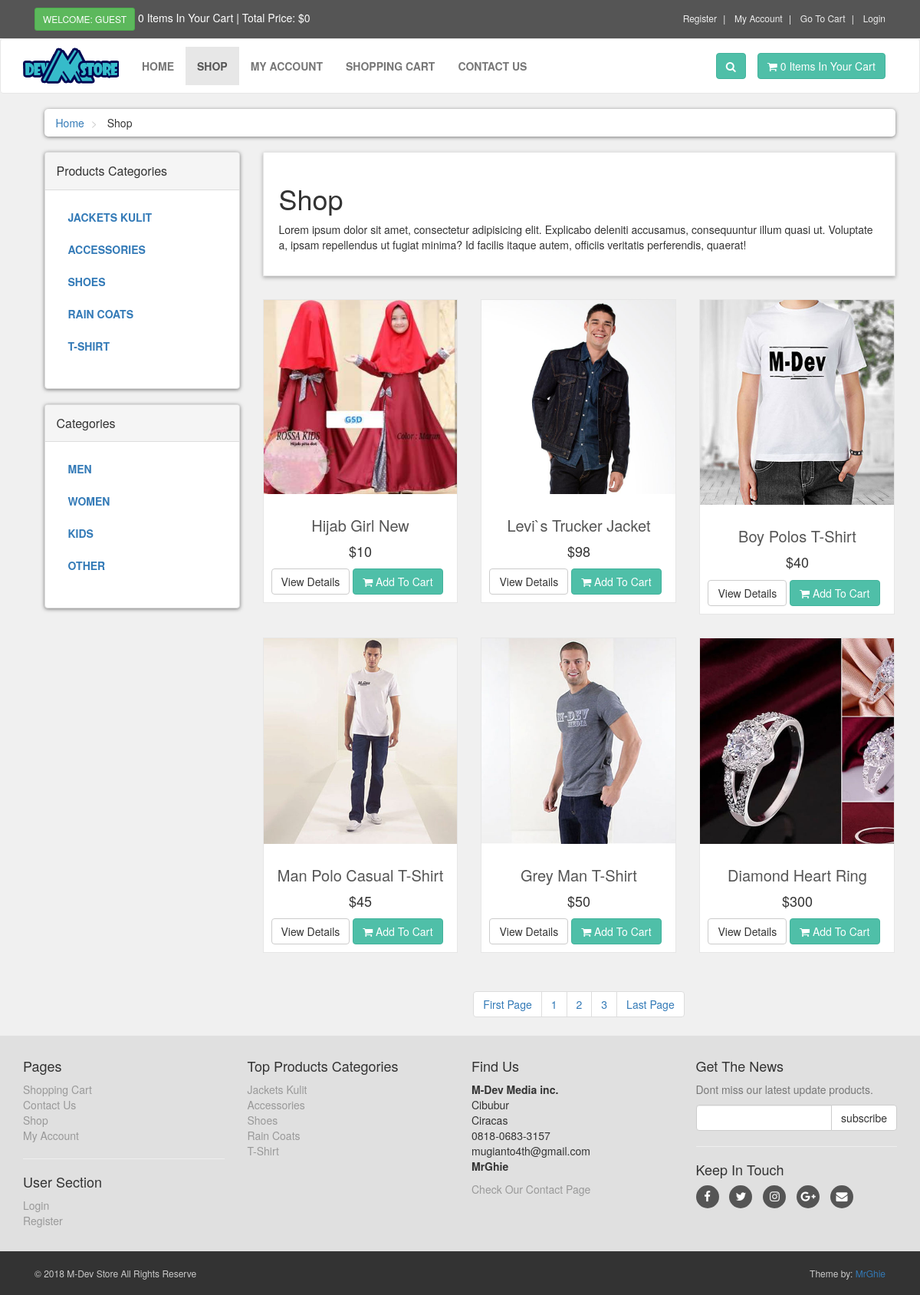
The page /shop.php on the database its author committed.
### tables this page shows
CREATE TABLE `product_categories` (
  `p_cat_id` int(10) NOT NULL,
  `p_cat_title` text NOT NULL,
  `p_cat_desc` text NOT NULL
);

CREATE TABLE `categories` (
  `cat_id` int(10) NOT NULL,
  `cat_title` text NOT NULL,
  `cat_desc` text NOT NULL
);

CREATE TABLE `products` (
  `product_id` int(10) NOT NULL,
  `p_cat_id` int(10) NOT NULL,
  `cat_id` int(10) NOT NULL,
  `date` timestamp NOT NULL DEFAULT CURRENT_TIMESTAMP ON UPDATE CURRENT_TIMESTAMP,
  `product_title` text NOT NULL,
  `product_img1` text NOT NULL,
  `product_img2` text NOT NULL,
  `product_img3` text NOT NULL,
  `product_price` int(10) NOT NULL,
  `product_keywords` text NOT NULL,
  `product_desc` text NOT NULL
);

### shop.php (the view, shortened to what this page needs)
<?php
    include("includes/header.php");
?>
   <div id="content">
       <div class="container">
           <div class="col-md-12">
               <ul class="breadcrumb">
                   <li>
                       <a href="index.php">Home</a>
                   </li>
                   <li>
                       Shop
                   </li>
               </ul>
           </div>
           <div class="col-md-3">
   <?php
    include("includes/sidebar.php");
    ?>
           </div>
           <div class="col-md-9">
             <?php
                if(!isset($_GET['p_cat'])){
                    if(!isset($_GET['cat'])){
                      echo "
                       <div class='box'>
                           <h1>Shop</h1>
                           <p>
                               Lorem ipsum dolor sit amet, consectetur adipisicing elit. Explicabo deleniti accusamus, consequuntur illum quasi ut. Voluptate a, ipsam repellendus ut fugiat minima? Id facilis itaque autem, officiis veritatis perferendis, quaerat!
                           </p>
                       </div>
                       ";
                    }
                   }
               ?>
               <div class="row">
                   <?php
                        if(!isset($_GET['p_cat'])){
                         if(!isset($_GET['cat'])){
                            $per_page=6;
                            if(isset($_GET['page'])){
                                $page = $_GET['page'];
                            }else{
                                $page=1;
                            }
                            $start_from = ($page-1) * $per_page;
                            $get_products = "select * from products order by 1 DESC LIMIT $start_from,$per_page";
                            $run_products = mysqli_query($con,$get_products);
                            while($row_products=mysqli_fetch_array($run_products)){
                                $pro_id = $row_products['product_id'];
                                $pro_title = $row_products['product_title'];
                                $pro_price = $row_products['product_price'];
                                $pro_img1 = $row_products['product_img1'];
                                echo "
                                    <div class='col-md-4 col-sm-6 center-responsive'>
                                        <div class='product'>
                                            <a href='details.php?pro_id=$pro_id'>
                                                <img class='img-responsive' src='admin_area/product_images/$pro_img1'>
                                            </a>
                                            <div class='text'>
                                                <h3>
                                                    <a href='details.php?pro_id=$pro_id'> $pro_title </a>
                                                </h3>
                                                <p class='price'>
                                                    $$pro_price
                                                </p>
                                                <p class='buttons'>
                                                    <a class='btn btn-default' href='details.php?pro_id=$pro_id'>
                                                        View Details
                                                    </a>
                                                    <a class='btn btn-primary' href='details.php?pro_id=$pro_id'>
                                                        <i class='fa fa-shopping-cart'></i> Add To Cart
                                                    </a>
                                                </p>
                                            </div>
                                        </div>
                                    </div>
                                ";
                        }
                   ?>
               </div>
               <center>
                   <ul class="pagination">
					 <?php
                    $query = "select * from products";
                    $result = mysqli_query($con,$query);
                    $total_records = mysqli_num_rows($result);
                    $total_pages = ceil($total_records / $per_page);
                        echo "
                            <li>
                                <a href='shop.php?page=1'> ".'First Page'." </a>
                            </li>
                        ";
                        for($i=1; $i<=$total_pages; $i++){
                              echo "
                            <li>
                                <a href='shop.php?page=".$i."'> ".$i." </a>
                            </li>
                        ";
                        };
                        echo "
                            <li>
                                <a href='shop.php?page=$total_pages'> ".'Last Page'." </a>
                            </li>
                        ";
					    	}
						}
					 ?>
                   </ul>
               </center>
           </div>
       </div>
   </div>
   <?php
    include("includes/footer.php");
    ?>
</body>
</html>

### functions/functions.php (shortened to what this page needs)
<?php
$db = mysqli_connect("localhost","root","","ecom_store");
function getRealIpUser(){
    switch(true){
            default : return $_SERVER['REMOTE_ADDR'];
    }
}
function getPCats(){
    global $db;
    $get_p_cats = "select * from product_categories";
    $run_p_cats = mysqli_query($db,$get_p_cats);
    while($row_p_cats=mysqli_fetch_array($run_p_cats)){
        $p_cat_id = $row_p_cats['p_cat_id'];
        $p_cat_title = $row_p_cats['p_cat_title'];
        echo "
            <li>
                <a href='shop.php?p_cat=$p_cat_id'> $p_cat_title </a>
            </li>
        ";
    }
}
function getCats(){
    global $db;
    $get_cats = "select * from categories";
    $run_cats = mysqli_query($db,$get_cats);
    while($row_cats=mysqli_fetch_array($run_cats)){
        $cat_id = $row_cats['cat_id'];
        $cat_title = $row_cats['cat_title'];
        echo "
            <li>
                <a href='shop.php?cat=$cat_id'> $cat_title </a>
            </li>
        ";
    }
}
function items(){
    global $db;
    $ip_add = getRealIpUser();
    $get_items = "select * from cart where ip_add='$ip_add'";
    $run_items = mysqli_query($db,$get_items);
    $count_items = mysqli_num_rows($run_items);
    echo $count_items;
}
function total_price(){
    $total = 0;
    echo "$" . $total;
}
?>

### includes/footer.php (shortened to what this page needs)
<div id="footer">
    <div class="container">
        <div class="row">
            <div class="col-sm-6 col-md-3">
               <h4>Pages</h4>
                <ul>
                    <li><a href="cart.php">Shopping Cart</a></li>
                    <li><a href="contact.php">Contact Us</a></li>
                    <li><a href="shop.php">Shop</a></li>
                    <li><a href="customer/my_account.php">My Account</a></li>
                </ul>
                <hr>
                <h4>User Section</h4>
                <ul>
                           <?php
                           if(!isset($_SESSION['customer_email'])){
                               echo"<a href='checkout.php'>Login</a>";
                           }else{
                              echo"<a href='customer/my_account.php?my_orders'>My Account</a>";
                           }
                           ?>
                    <li><a href="customer_register.php">Register</a></li>
                </ul>
            </div>
            <div class="com-sm-6 col-md-3">
                <h4>Top Products Categories</h4>
                <ul>
                    <?php
                        $get_p_cats = "select * from product_categories";
                        $run_p_cats = mysqli_query($con,$get_p_cats);
                        while($row_p_cats=mysqli_fetch_array($run_p_cats)){
                            $p_cat_id = $row_p_cats['p_cat_id'];
                            $p_cat_title = $row_p_cats['p_cat_title'];
                            echo "
                                <li>
                                    <a href='shop.php?p_cat=$p_cat_id'>
                                        $p_cat_title
                                    </a>
                                </li>
                            ";
                        }
                    ?>
                </ul>
            </div>
            <div class="col-sm-6 col-md-3">
                <h4>Find Us</h4>
                <p>
                    <strong>M-Dev Media inc.</strong>
                    <br/>Cibubur
                    <br/>Ciracas
                    <br/>0818-0683-3157
                    <br/>mugianto4th@gmail.com
                    <br/><strong>MrGhie</strong>
                </p>
                <a href="contact.php">Check Our Contact Page</a>
            </div>
            <div class="col-sm-6 col-md-3">
                <h4>Get The News</h4>
                <p class="text-muted">
                    Dont miss our latest update products.
                </p>
                <form action="https://feedburner.google.com/fb/a/mailverify" method="post" target="popupwindow" onsubmit="window.open('https://feedburner.google.com/fb/a/mailverify?uri=M-devMedia', 'popupwindow', 'scrollbars=yes,width=550,height=520');return true" method="post">
                    <div class="input-group">
                        <input type="text" class="form-control" name="email">
                        <span class="input-group-btn">
                            <input type="submit" value="subscribe" class="btn btn-default">
                        </span>
                    </div>
                </form>
                <hr>
                <h4>Keep In Touch</h4>
                <p class="social">
                    <a href="#" class="fa fa-facebook"></a>
                    <a href="#" class="fa fa-twitter"></a>
                    <a href="#" class="fa fa-instagram"></a>
                    <a href="#" class="fa fa-google-plus"></a>
                    <a href="#" class="fa fa-envelope"></a>
                </p>
            </div>
        </div>
    </div>
</div>
<div id="copyright">
    <div class="container">
        <div class="col-md-6">
            <p class="pull-left">&copy; 2018 M-Dev Store All Rights Reserve</p>
        </div>
        <div class="col-md-6">
            <p class="pull-right">Theme by: <a href="#">MrGhie</a></p>
        </div>
    </div>
</div>

### styles/style.css (style rules this page uses)
body { font-size: 14px; line-height: 1.42857143; color: #333333; background: #f0f0f0; overflow-x: hidden; }
.btn-primary { color: rgb(255, 255, 255); background: rgb(79, 191, 168); border-color: rgb(65, 179, 156); }
.box { background: #ffffff; margin: 0 0 30px; border: solid 1px #e6e6e6; box-sizing: border-box; padding: 20px; box-shadow: 0px 2px 5px rgba(0, 0, 0, .3); }
#content { padding-left: 25px; }
#content .product { background: #ffffff; border: solid 1px #e6e6e6; margin-bottom: 30px; box-sizing: border-box; }
#content .product .text { padding: 10px 10px 0px; }
#content .product .text p.price { font-size: 18px; text-align: center; font-weight: 400; }
#content .product .text h3 { text-align: center; font-size: 20px; }
#content .product .text h3 a { color: rgb(85, 85, 85); }
.breadcrumb { padding: 8px 15px; margin-bottom: 20px; background: #ffffff; border-radius: 5px; box-shadow: 0px 1px 5px rgba(0, 0, 0, .5); }
.breadcrumb> li + li:before { content: ">\00a0"; color: #cccccc; }
#content .panel.sidebar-menu ul.nav.category-menu li a { text-transform: uppercase; font-weight: 600; }
#footer { background: #e0e0e0; padding: 20px 0; }
#footer a { color: #999999; padding: 0; text-decoration: none; }
#footer ul { list-style: none; padding-left: 0px; }
#footer .social { text-align: left; }
#footer .social a { margin: 0px 10px 0px 0px; display: inline-block; color: #ffffff; width: 30px; height: 30px; border-radius: 15px; line-height: 30px; font-size: 15px; text-align: center; vertical-align: bottom; background: #555555; text-decoration: none; }
#copyright { background: #333333; color: #cccccc; padding: 20px 0px; font-size: 12px; }
#copyright p { margin: 0px; }

### rows shown on the page
product_categories: p_cat_title "JACKETS KULIT", p_cat_title "Jackets Kulit"
product_categories: p_cat_title "ACCESSORIES", p_cat_title "Accessories"
product_categories: p_cat_title "SHOES", p_cat_title "Shoes"
product_categories: p_cat_title "RAIN COATS", p_cat_title "Rain Coats"
product_categories: p_cat_title "T-SHIRT", p_cat_title "T-Shirt"
categories: cat_title "MEN"
categories: cat_title "WOMEN"
categories: cat_title "KIDS"
categories: cat_title "OTHER"
products: product_img1 (picture), product_title "Hijab Girl New", product_price "10"
products: product_img1 (picture), product_title "Levi`s Trucker Jacket", product_price "98"
products: product_img1 (picture), product_title "Boy Polos T-Shirt", product_price "40"
products: product_img1 (picture), product_title "Man Polo Casual T-Shirt", product_price "45"
products: product_img1 (picture), product_title "Grey Man T-Shirt", product_price "50"
products: product_img1 (picture), product_title "Diamond Heart Ring", product_price "300"

### other values the page prints
$count_items "0 0"
$total "0"
